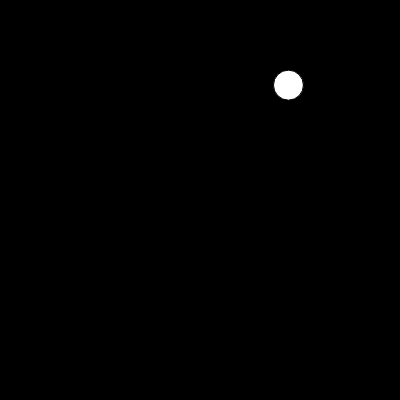
Frame 1 (no input)
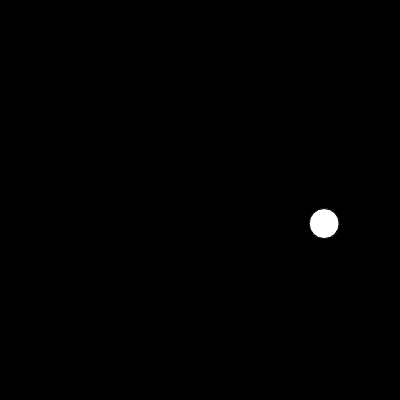
Frame 60 (no input)
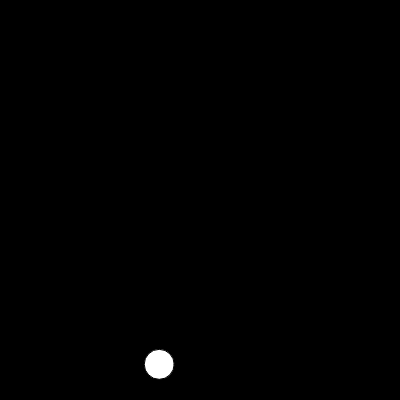
Frame 120 (the mouse pressed at the canvas centre since frame 60)

The p5.js sketch that drew these frames (run headless with seeded random() and noise() and a simulated clock; from frame 60 on, the mouse is pressed at the canvas centre):

// p5.js sketch
// ── sketch.js

let ballX, ballY;
let speedX,speedY;

let ballSize = 30;
let ballCol = 255;

function setup() {
  createCanvas(400, 400);
  
  // initial values
  ballX = random(width);
  ballY = random(height);
  speedX = random(2,3);
  speedY = random(2,3);
}

function draw() {
  
  // add the speed to the position
  ballX += speedX;
  ballY += speedY;
    
  // collisions with left/right walls
  if (ballX >= width-ballSize/2 || ballX <= ballSize/2) {
    speedX = -speedX;
  }
  
  // collisions with top/bottom walls
  if (ballY >= height-ballSize/2 || ballY <= ballSize/2) {
    speedY = -speedY;
  }
  
  background(0);  
  fill(ballCol);
  circle(ballX, ballY, ballSize);
}
